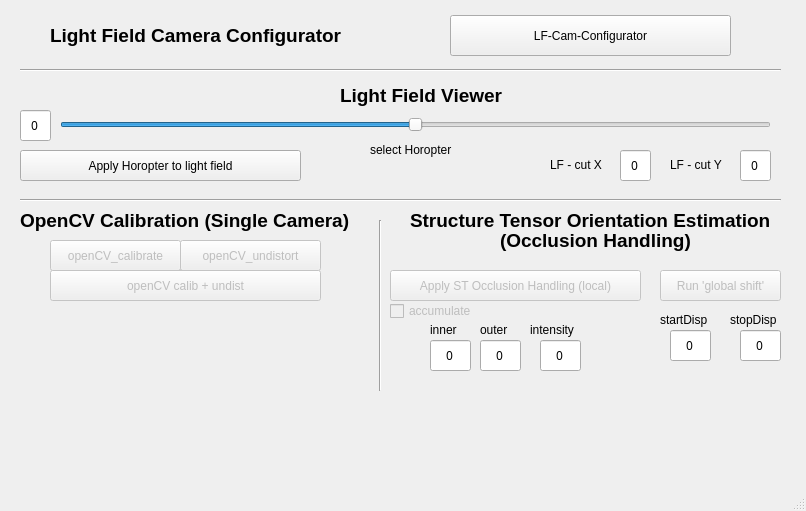
<?xml version="1.0" encoding="UTF-8"?>
<ui version="4.0">
 <class>GUI_Toolbox</class>
 <widget class="QMainWindow" name="GUI_Toolbox">
  <property name="enabled">
   <bool>true</bool>
  </property>
  <property name="geometry">
   <rect>
    <x>0</x>
    <y>0</y>
    <width>806</width>
    <height>511</height>
   </rect>
  </property>
  <property name="windowTitle">
   <string>GUI_Toolbox</string>
  </property>
  <widget class="QWidget" name="centralWidget">
   <widget class="QSlider" name="Slider_selectHoropter">
    <property name="geometry">
     <rect>
      <x>60</x>
      <y>110</y>
      <width>711</width>
      <height>29</height>
     </rect>
    </property>
    <property name="minimum">
     <number>-50</number>
    </property>
    <property name="maximum">
     <number>50</number>
    </property>
    <property name="orientation">
     <enum>Qt::Horizontal</enum>
    </property>
   </widget>
   <widget class="QPushButton" name="Button_ApplyHoropter">
    <property name="geometry">
     <rect>
      <x>20</x>
      <y>150</y>
      <width>281</width>
      <height>31</height>
     </rect>
    </property>
    <property name="font">
     <font>
      <family>Arial</family>
     </font>
    </property>
    <property name="text">
     <string>Apply Horopter to light field</string>
    </property>
   </widget>
   <widget class="QLabel" name="Label_selectHoropter">
    <property name="geometry">
     <rect>
      <x>370</x>
      <y>140</y>
      <width>101</width>
      <height>20</height>
     </rect>
    </property>
    <property name="font">
     <font>
      <family>Arial</family>
     </font>
    </property>
    <property name="text">
     <string>select Horopter</string>
    </property>
   </widget>
   <widget class="QLineEdit" name="lineEdit_Horopter">
    <property name="enabled">
     <bool>true</bool>
    </property>
    <property name="geometry">
     <rect>
      <x>20</x>
      <y>110</y>
      <width>31</width>
      <height>31</height>
     </rect>
    </property>
    <property name="font">
     <font>
      <family>Arial Black</family>
      <weight>50</weight>
      <bold>false</bold>
      <strikeout>false</strikeout>
     </font>
    </property>
    <property name="text">
     <string>0</string>
    </property>
    <property name="alignment">
     <set>Qt::AlignCenter</set>
    </property>
    <property name="readOnly">
     <bool>true</bool>
    </property>
   </widget>
   <widget class="QLabel" name="Label_cut_X">
    <property name="geometry">
     <rect>
      <x>550</x>
      <y>155</y>
      <width>91</width>
      <height>20</height>
     </rect>
    </property>
    <property name="font">
     <font>
      <family>Arial</family>
     </font>
    </property>
    <property name="text">
     <string>LF - cut X </string>
    </property>
   </widget>
   <widget class="QLabel" name="Label_cut_Y">
    <property name="geometry">
     <rect>
      <x>670</x>
      <y>155</y>
      <width>91</width>
      <height>20</height>
     </rect>
    </property>
    <property name="font">
     <font>
      <family>Arial</family>
     </font>
    </property>
    <property name="text">
     <string>LF - cut Y </string>
    </property>
   </widget>
   <widget class="QLineEdit" name="lineEdit_cut_X">
    <property name="enabled">
     <bool>true</bool>
    </property>
    <property name="geometry">
     <rect>
      <x>620</x>
      <y>150</y>
      <width>31</width>
      <height>31</height>
     </rect>
    </property>
    <property name="font">
     <font>
      <family>Arial Black</family>
      <weight>50</weight>
      <bold>false</bold>
      <strikeout>false</strikeout>
     </font>
    </property>
    <property name="text">
     <string>0</string>
    </property>
    <property name="alignment">
     <set>Qt::AlignCenter</set>
    </property>
    <property name="readOnly">
     <bool>false</bool>
    </property>
   </widget>
   <widget class="QLineEdit" name="lineEdit_cut_Y">
    <property name="enabled">
     <bool>true</bool>
    </property>
    <property name="geometry">
     <rect>
      <x>740</x>
      <y>150</y>
      <width>31</width>
      <height>31</height>
     </rect>
    </property>
    <property name="font">
     <font>
      <family>Arial Black</family>
      <weight>50</weight>
      <bold>false</bold>
      <strikeout>false</strikeout>
     </font>
    </property>
    <property name="text">
     <string>0</string>
    </property>
    <property name="alignment">
     <set>Qt::AlignCenter</set>
    </property>
    <property name="readOnly">
     <bool>false</bool>
    </property>
   </widget>
   <widget class="QPushButton" name="Button_OpenCVCalibrate">
    <property name="enabled">
     <bool>false</bool>
    </property>
    <property name="geometry">
     <rect>
      <x>50</x>
      <y>240</y>
      <width>131</width>
      <height>31</height>
     </rect>
    </property>
    <property name="toolTip">
     <string>Load OpenCV xml file to use calibration</string>
    </property>
    <property name="text">
     <string>openCV_calibrate</string>
    </property>
   </widget>
   <widget class="QPushButton" name="Button_OpenCVUndistort">
    <property name="enabled">
     <bool>false</bool>
    </property>
    <property name="geometry">
     <rect>
      <x>180</x>
      <y>240</y>
      <width>141</width>
      <height>31</height>
     </rect>
    </property>
    <property name="toolTip">
     <string>Load OpenCV undist file to use calibration</string>
    </property>
    <property name="text">
     <string>openCV_undistort</string>
    </property>
   </widget>
   <widget class="QPushButton" name="Button_OpenCVCalibrateUndistort">
    <property name="enabled">
     <bool>false</bool>
    </property>
    <property name="geometry">
     <rect>
      <x>50</x>
      <y>270</y>
      <width>271</width>
      <height>31</height>
     </rect>
    </property>
    <property name="toolTip">
     <string>Load OpenCV xml file to use calibration and undistortion</string>
    </property>
    <property name="text">
     <string>openCV calib + undist</string>
    </property>
   </widget>
   <widget class="QPushButton" name="Button_ApplyStructureTensor">
    <property name="enabled">
     <bool>false</bool>
    </property>
    <property name="geometry">
     <rect>
      <x>390</x>
      <y>270</y>
      <width>251</width>
      <height>31</height>
     </rect>
    </property>
    <property name="text">
     <string>Apply ST Occlusion Handling (local)</string>
    </property>
   </widget>
   <widget class="QCheckBox" name="checkBox_accumulate">
    <property name="enabled">
     <bool>false</bool>
    </property>
    <property name="geometry">
     <rect>
      <x>390</x>
      <y>300</y>
      <width>111</width>
      <height>22</height>
     </rect>
    </property>
    <property name="text">
     <string>accumulate</string>
    </property>
    <property name="checkable">
     <bool>true</bool>
    </property>
    <property name="checked">
     <bool>false</bool>
    </property>
   </widget>
   <widget class="QLabel" name="Label_inner">
    <property name="geometry">
     <rect>
      <x>430</x>
      <y>320</y>
      <width>41</width>
      <height>20</height>
     </rect>
    </property>
    <property name="text">
     <string>inner</string>
    </property>
   </widget>
   <widget class="QLineEdit" name="lineEdit_inner">
    <property name="enabled">
     <bool>true</bool>
    </property>
    <property name="geometry">
     <rect>
      <x>430</x>
      <y>340</y>
      <width>41</width>
      <height>31</height>
     </rect>
    </property>
    <property name="font">
     <font>
      <family>Arial Black</family>
      <weight>50</weight>
      <bold>false</bold>
      <strikeout>false</strikeout>
     </font>
    </property>
    <property name="text">
     <string>0</string>
    </property>
    <property name="alignment">
     <set>Qt::AlignCenter</set>
    </property>
    <property name="readOnly">
     <bool>false</bool>
    </property>
   </widget>
   <widget class="QLineEdit" name="lineEdit_outer">
    <property name="enabled">
     <bool>true</bool>
    </property>
    <property name="geometry">
     <rect>
      <x>480</x>
      <y>340</y>
      <width>41</width>
      <height>31</height>
     </rect>
    </property>
    <property name="font">
     <font>
      <family>Arial Black</family>
      <weight>50</weight>
      <bold>false</bold>
      <strikeout>false</strikeout>
     </font>
    </property>
    <property name="text">
     <string>0</string>
    </property>
    <property name="alignment">
     <set>Qt::AlignCenter</set>
    </property>
    <property name="readOnly">
     <bool>false</bool>
    </property>
   </widget>
   <widget class="QLineEdit" name="lineEdit_intens">
    <property name="enabled">
     <bool>true</bool>
    </property>
    <property name="geometry">
     <rect>
      <x>540</x>
      <y>340</y>
      <width>41</width>
      <height>31</height>
     </rect>
    </property>
    <property name="font">
     <font>
      <family>Arial Black</family>
      <weight>50</weight>
      <bold>false</bold>
      <strikeout>false</strikeout>
     </font>
    </property>
    <property name="text">
     <string>0</string>
    </property>
    <property name="alignment">
     <set>Qt::AlignCenter</set>
    </property>
    <property name="readOnly">
     <bool>false</bool>
    </property>
   </widget>
   <widget class="QLabel" name="Label_outer">
    <property name="geometry">
     <rect>
      <x>480</x>
      <y>320</y>
      <width>41</width>
      <height>20</height>
     </rect>
    </property>
    <property name="text">
     <string>outer</string>
    </property>
   </widget>
   <widget class="QLabel" name="Label_intens">
    <property name="geometry">
     <rect>
      <x>530</x>
      <y>320</y>
      <width>61</width>
      <height>20</height>
     </rect>
    </property>
    <property name="text">
     <string>intensity</string>
    </property>
   </widget>
   <widget class="QLineEdit" name="lineEdit_stopDisp">
    <property name="enabled">
     <bool>true</bool>
    </property>
    <property name="geometry">
     <rect>
      <x>740</x>
      <y>330</y>
      <width>41</width>
      <height>31</height>
     </rect>
    </property>
    <property name="font">
     <font>
      <family>Arial Black</family>
      <weight>50</weight>
      <bold>false</bold>
      <strikeout>false</strikeout>
     </font>
    </property>
    <property name="text">
     <string>0</string>
    </property>
    <property name="alignment">
     <set>Qt::AlignCenter</set>
    </property>
    <property name="readOnly">
     <bool>false</bool>
    </property>
   </widget>
   <widget class="QLabel" name="Label_stopDisp">
    <property name="geometry">
     <rect>
      <x>730</x>
      <y>310</y>
      <width>61</width>
      <height>20</height>
     </rect>
    </property>
    <property name="text">
     <string>stopDisp</string>
    </property>
   </widget>
   <widget class="QLabel" name="Label_startDisp">
    <property name="geometry">
     <rect>
      <x>660</x>
      <y>310</y>
      <width>61</width>
      <height>20</height>
     </rect>
    </property>
    <property name="font">
     <font>
      <family>Ubuntu</family>
      <italic>false</italic>
     </font>
    </property>
    <property name="text">
     <string>startDisp</string>
    </property>
   </widget>
   <widget class="QLineEdit" name="lineEdit_startDisp">
    <property name="enabled">
     <bool>true</bool>
    </property>
    <property name="geometry">
     <rect>
      <x>670</x>
      <y>330</y>
      <width>41</width>
      <height>31</height>
     </rect>
    </property>
    <property name="font">
     <font>
      <family>Arial Black</family>
      <weight>50</weight>
      <bold>false</bold>
      <strikeout>false</strikeout>
     </font>
    </property>
    <property name="text">
     <string>0</string>
    </property>
    <property name="alignment">
     <set>Qt::AlignCenter</set>
    </property>
    <property name="readOnly">
     <bool>false</bool>
    </property>
   </widget>
   <widget class="QPushButton" name="Button_ApplyStructureTensor_range">
    <property name="enabled">
     <bool>false</bool>
    </property>
    <property name="geometry">
     <rect>
      <x>660</x>
      <y>270</y>
      <width>121</width>
      <height>31</height>
     </rect>
    </property>
    <property name="text">
     <string>Run 'global shift'</string>
    </property>
   </widget>
   <widget class="Line" name="line">
    <property name="geometry">
     <rect>
      <x>20</x>
      <y>190</y>
      <width>761</width>
      <height>20</height>
     </rect>
    </property>
    <property name="orientation">
     <enum>Qt::Horizontal</enum>
    </property>
   </widget>
   <widget class="QLabel" name="label_lightfieldviewer">
    <property name="geometry">
     <rect>
      <x>340</x>
      <y>80</y>
      <width>171</width>
      <height>31</height>
     </rect>
    </property>
    <property name="font">
     <font>
      <family>Arial</family>
      <pointsize>14</pointsize>
      <weight>75</weight>
      <bold>true</bold>
     </font>
    </property>
    <property name="text">
     <string>Light Field Viewer</string>
    </property>
   </widget>
   <widget class="QLabel" name="label_opencvCalibration">
    <property name="geometry">
     <rect>
      <x>20</x>
      <y>200</y>
      <width>341</width>
      <height>41</height>
     </rect>
    </property>
    <property name="font">
     <font>
      <family>Arial</family>
      <pointsize>14</pointsize>
      <weight>75</weight>
      <bold>true</bold>
     </font>
    </property>
    <property name="text">
     <string>OpenCV Calibration (Single Camera)</string>
    </property>
   </widget>
   <widget class="Line" name="line_2">
    <property name="geometry">
     <rect>
      <x>370</x>
      <y>220</y>
      <width>21</width>
      <height>171</height>
     </rect>
    </property>
    <property name="orientation">
     <enum>Qt::Vertical</enum>
    </property>
   </widget>
   <widget class="QLabel" name="label_structureTensor">
    <property name="geometry">
     <rect>
      <x>410</x>
      <y>200</y>
      <width>381</width>
      <height>41</height>
     </rect>
    </property>
    <property name="font">
     <font>
      <family>Arial</family>
      <pointsize>14</pointsize>
      <weight>75</weight>
      <bold>true</bold>
     </font>
    </property>
    <property name="text">
     <string>Structure Tensor Orientation Estimation</string>
    </property>
   </widget>
   <widget class="QLabel" name="label_structureTensor_2">
    <property name="geometry">
     <rect>
      <x>500</x>
      <y>220</y>
      <width>201</width>
      <height>41</height>
     </rect>
    </property>
    <property name="font">
     <font>
      <family>Arial</family>
      <pointsize>14</pointsize>
      <weight>75</weight>
      <bold>true</bold>
     </font>
    </property>
    <property name="text">
     <string>(Occlusion Handling)</string>
    </property>
   </widget>
   <widget class="QPushButton" name="Button_LFCamConfigurator">
    <property name="geometry">
     <rect>
      <x>450</x>
      <y>15</y>
      <width>281</width>
      <height>41</height>
     </rect>
    </property>
    <property name="font">
     <font>
      <family>Arial</family>
     </font>
    </property>
    <property name="text">
     <string>LF-Cam-Configurator</string>
    </property>
   </widget>
   <widget class="Line" name="line_3">
    <property name="geometry">
     <rect>
      <x>20</x>
      <y>60</y>
      <width>761</width>
      <height>20</height>
     </rect>
    </property>
    <property name="orientation">
     <enum>Qt::Horizontal</enum>
    </property>
   </widget>
   <widget class="QLabel" name="label_lightfieldcamconfigurator">
    <property name="geometry">
     <rect>
      <x>50</x>
      <y>20</y>
      <width>301</width>
      <height>31</height>
     </rect>
    </property>
    <property name="font">
     <font>
      <family>Arial</family>
      <pointsize>14</pointsize>
      <weight>75</weight>
      <bold>true</bold>
     </font>
    </property>
    <property name="text">
     <string>Light Field Camera Configurator</string>
    </property>
   </widget>
  </widget>
  <widget class="QMenuBar" name="menuBar">
   <property name="geometry">
    <rect>
     <x>0</x>
     <y>0</y>
     <width>806</width>
     <height>25</height>
    </rect>
   </property>
  </widget>
  <widget class="QStatusBar" name="statusBar"/>
 </widget>
 <layoutdefault spacing="6" margin="11"/>
 <resources/>
 <connections/>
</ui>
